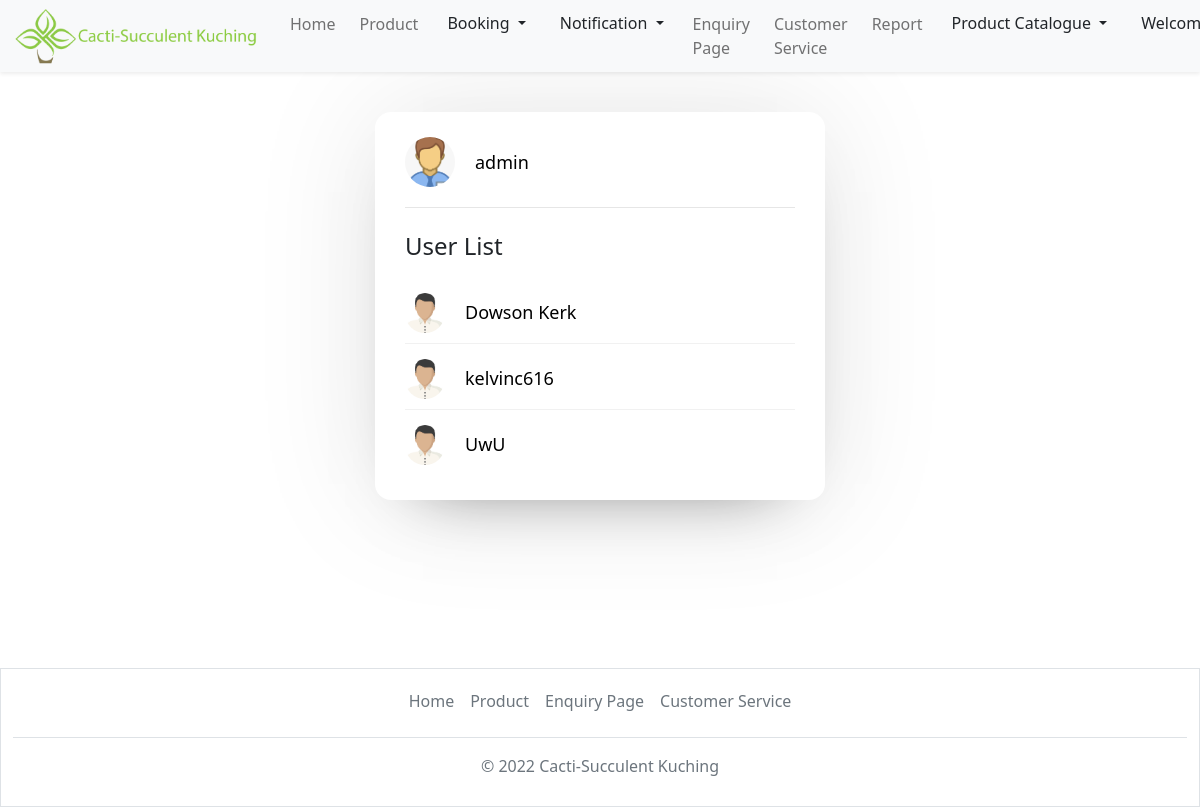
The app's page /admin/admincustomerservice.php (signed in) with its own data.
### tables this page shows
CREATE TABLE `users` (
  `id` int(100) NOT NULL,
  `username` varchar(100) NOT NULL,
  `full_name` varchar(100) DEFAULT NULL,
  `birthday` date DEFAULT NULL,
  `contact_number` varchar(100) DEFAULT NULL,
  `email` varchar(100) NOT NULL,
  `user_type` varchar(100) NOT NULL,
  `password` varchar(100) NOT NULL
);

### admin/admincustomerservice.php (the view, shortened to what this page needs)
<?php
include('../Account.php');
?>
<!doctype html>
<html lang="en">
    <head>
        <link rel="stylesheet" href="../styles\homepage.css">
        <link rel="stylesheet" href="../styles\chat.css">
        <link href="https://cdn.jsdelivr.net/npm/bootstrap@5.2.2/dist/css/bootstrap.min.css" rel="stylesheet">
        <link rel="stylesheet" href="https://cdnjs.cloudflare.com/ajax/libs/font-awesome/5.15.2/css/all.min.css"/>
    </head>
<body>
<nav class="navbar navbar-expand-lg">
    <div class="container-fluid fixed-top shadow-sm bg-light">
        <a class="navbar-brand" href="admin.php">
            <img src="..\images\logo.png" alt="logo" style="width:250px;" class="rounded-pill">
        </a>
        <div class="collapse navbar-collapse justify-content-end" id="collapsibleNavbar">
            <ul class="navbar-nav">
                <li class="nav-item p-1">
                    <a class="nav-link" href="admin.php">Home</a>
                </li>
                <li class="nav-item p-1">
                    <a class="nav-link" href="#">Product</a>
                </li>
                <li class="nav-item p-1">
                    <div class="dropdown">
                        <button class="btn dropdown-toggle" type="button" data-bs-toggle="dropdown" aria-expanded="false">
                             Booking
                        </button>
                    </div>
                </li>
                <li class="nav-item p-1">
                    <div class="dropdown">
                        <button class="btn dropdown-toggle" type="button" data-bs-toggle="dropdown" data-bs-auto-close="false" aria-expanded="false">
                             Notification
                        </button>
                                <?php
                                    $sql = "SELECT * FROM tblbookingslot ORDER BY bookingSlotTimeNotif DESC";
                                    $res = mysqli_query($con, $sql);
                                    if (mysqli_num_rows($res) > 0){
                                        while ($row = mysqli_fetch_assoc($res)){
                                    ?>
                                    <li><button class="dropdown-item border" type="button">
                                    <small><i><?php echo $row["bookingSlotTimeNotif"] ?></i></small><br>
                                    <?php echo "Reminder"; ?><br>
                                    <?php echo "Appointment at "; ?><?php echo $row["bookingSlotTime"]; ?><?php echo " in slot " ?>
                                    <?php echo $row["bookingSlotId"]; ?>
                                    </li></button>
                                <?php }
                                }?>
                                <?php
                                    $sql = "SELECT * FROM tblbookedslot ORDER BY create_on DESC LIMIT 5";
                                    $res = mysqli_query($con, $sql);
                                    if (mysqli_num_rows($res) > 0){
                                        while ($row = mysqli_fetch_assoc($res)){
                                    ?>
                                    <li><button class="dropdown-item border" type="button">
                                    <small><i><?php echo $row["create_on"]; ?></i></small><br>
                                    <?php echo $row["bookingSlotId"]; ?><br> <?php echo "booked by ID "; ?>
                                    <?php echo $row["bookedBy"]; ?>
                                    </li></button>
                                <?php }
                                }?>
                                <?php
                                    $sql = "SELECT * FROM tbldeleted ORDER BY create_on DESC LIMIT 5";
                                    $res = mysqli_query($con, $sql);
                                    if (mysqli_num_rows($res) > 0){
                                        while ($row = mysqli_fetch_assoc($res)){
                                    ?>
                                    <li><button class="dropdown-item border" type="button">
                                    <small><i><?php echo $row["create_on"] ?></i></small><br>
                                    <?php echo "Booking Canceled"; ?><br>
                                    <?php echo "Appointment at "; ?><?php echo $row["bookedSlotId"]; ?> <?php echo "has been cancelled."; ?><br>
                                    </li></button>
                                <?php }
                                }else echo "<li><button class="."dropdown-item border"." type="."button".">No Canceled Appoinment</li>"; ?>
                    </div>
                </li>
                <li class="nav-item p-1">
                    <a class="nav-link" href="enquiryManage.php">Enquiry Page</a>
                </li>
                <li class="nav-item p-1">
                    <a class="nav-link" href="admincustomerservice.php">Customer Service</a>
                </li>
                <li class="nav-item p-1">
                    <a class="nav-link" href="#">Report</a>
                </li>
                <li class="nav-item p-1">
                    <div class="dropdown">
                        <button class="btn dropdown-toggle" type="button" data-bs-toggle="dropdown" aria-expanded="false">
                             Product Catalogue
                        </button>
                    </div>
                </li>
                <li class="nav-item p-1">
                    <div class="dropdown">
                        <button class="btn dropdown-toggle" type="button" data-bs-toggle="dropdown" aria-expanded="false">
                             Welcome Back, <?php echo $_SESSION['user']['username']; ?>!
                        </button>
                    </div>
                </li>
            </ul>
        </div>
    </div>
</nav>
<br></br><br></br>
<div class="col-12 ">
    <div class="wrapper mx-auto">
        <section class="users">
        <header>
            <div class="content">
            <?php
                $sql = mysqli_query($con, "SELECT * FROM users WHERE id = {$_SESSION['user']['id']}");
                if(mysqli_num_rows($sql) > 0){
                $row = mysqli_fetch_assoc($sql);
                }
            ?>
            <img src="../images/admin.png" alt="">
            <div class="details">
                <span><?php echo $row['username'] ?></span>
            </div>
            </div>
        </header>
        <br>
        <h4 class="text header">User List</h4>
        <br>
        <div class="users-list">
                <?php
                $query = "SELECT * FROM users WHERE id != {$_SESSION['user']['id']}";
                $query_run = mysqli_query($con, $query);
                if(mysqli_num_rows($query_run) > 0)
                {
                foreach($query_run as $list)
                {
                ?>
                <a class="text-decoration-none" href="adminchat.php?user_id=<?php echo $list['id'] ?>">
                    <div class="content">
                    <img src="../images/users.png" alt="">
                        <div class="details">
                            <span><?php echo $list['username'] ?></span>
                        </div>
                    </div>
                </a>
                <?php
                    }
                }
            ?>
        </div>
        </section>
    </div>
</div>
<br></br><br></br>
<br></br><br>
<div class="container-fluid border foot">
  <footer class="py-1 my-2">
    <ul class="nav justify-content-center border-bottom pb-3 mb-3">
      <li class="nav-item"><a href="home.php" class="nav-link px-2 text-muted">Home</a></li>
      <li class="nav-item"><a href="#" class="nav-link px-2 text-muted">Product</a></li>
      <li class="nav-item"><a href="#" class="nav-link px-2 text-muted">Enquiry Page</a></li>
      <li class="nav-item"><a href="#" class="nav-link px-2 text-muted">Customer Service</a></li>
    </ul>
    <p class="text-center text-muted">© 2022 Cacti-Succulent Kuching</p>
  </footer>
</div>
</body>
</html>

### styles/chat.css (style rules this page uses)
.wrapper { background: #fff; max-width: 450px; width: 100%; border-radius: 16px; box-shadow: 0 0 128px 0 rgba(0,0,0,0.1), 0 32px 64px -48px rgba(0,0,0,0.5); }
.users { padding: 25px 30px; }
.users header, .users-list a { display: flex; align-items: center; padding-bottom: 20px; border-bottom: 1px solid #e6e6e6; justify-content: space-between; }
.wrapper img { object-fit: cover; border-radius: 50%; }
.users header img { height: 50px; width: 50px; }
:is(.users, .users-list) .content { display: flex; align-items: center; }
:is(.users, .users-list) .content .details { color: #000; margin-left: 20px; }
:is(.users, .users-list) .details span { font-size: 18px; font-weight: 500; }
.users-list { max-height: 350px; overflow-y: auto; }
:is(.users-list, .chat-box)::-webkit-scrollbar { width: 0px; }
.users-list a { padding-bottom: 10px; margin-bottom: 15px; padding-right: 15px; border-bottom-color: #f1f1f1; }
.users-list a:last-child { margin-bottom: 0px; border-bottom: none; }
.users-list a img { height: 40px; width: 40px; }

### records on screen
users: username "admin"
users: username "Dowson Kerk"
users: username "kelvinc616"
users: username "UwU"
